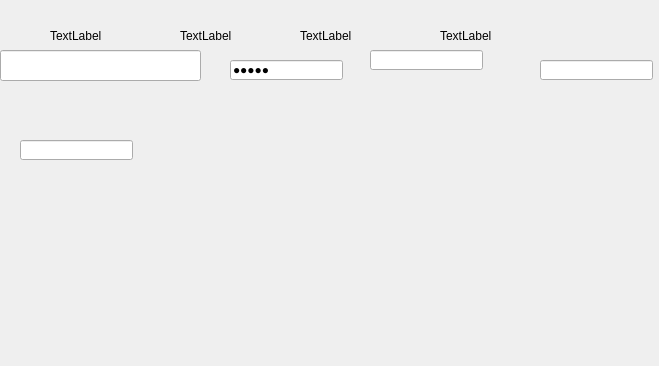
<?xml version="1.0" encoding="UTF-8"?>
<ui version="4.0">
 <class>MyWidget</class>
 <widget class="QWidget" name="MyWidget">
  <property name="geometry">
   <rect>
    <x>0</x>
    <y>0</y>
    <width>659</width>
    <height>366</height>
   </rect>
  </property>
  <property name="windowTitle">
   <string>MyWidget</string>
  </property>
  <widget class="QLabel" name="label">
   <property name="geometry">
    <rect>
     <x>50</x>
     <y>30</y>
     <width>54</width>
     <height>12</height>
    </rect>
   </property>
   <property name="text">
    <string>TextLabel</string>
   </property>
  </widget>
  <widget class="QLabel" name="label_2">
   <property name="geometry">
    <rect>
     <x>180</x>
     <y>30</y>
     <width>54</width>
     <height>12</height>
    </rect>
   </property>
   <property name="text">
    <string>TextLabel</string>
   </property>
  </widget>
  <widget class="QLabel" name="label_3">
   <property name="geometry">
    <rect>
     <x>300</x>
     <y>30</y>
     <width>54</width>
     <height>12</height>
    </rect>
   </property>
   <property name="text">
    <string>TextLabel</string>
   </property>
  </widget>
  <widget class="QLabel" name="label_4">
   <property name="geometry">
    <rect>
     <x>440</x>
     <y>30</y>
     <width>54</width>
     <height>12</height>
    </rect>
   </property>
   <property name="text">
    <string>TextLabel</string>
   </property>
  </widget>
  <widget class="QLineEdit" name="lineEdit1">
   <property name="geometry">
    <rect>
     <x>0</x>
     <y>50</y>
     <width>201</width>
     <height>31</height>
    </rect>
   </property>
   <property name="inputMask">
    <string/>
   </property>
   <property name="echoMode">
    <enum>QLineEdit::Normal</enum>
   </property>
  </widget>
  <widget class="QLineEdit" name="lineEdit3">
   <property name="geometry">
    <rect>
     <x>370</x>
     <y>50</y>
     <width>113</width>
     <height>20</height>
    </rect>
   </property>
  </widget>
  <widget class="QLineEdit" name="lineEdi2">
   <property name="geometry">
    <rect>
     <x>230</x>
     <y>60</y>
     <width>113</width>
     <height>20</height>
    </rect>
   </property>
   <property name="inputMask">
    <string>&quot;&gt;AA&quot; ; </string>
   </property>
   <property name="echoMode">
    <enum>QLineEdit::Password</enum>
   </property>
  </widget>
  <widget class="QLineEdit" name="lineEdit4">
   <property name="geometry">
    <rect>
     <x>540</x>
     <y>60</y>
     <width>113</width>
     <height>20</height>
    </rect>
   </property>
  </widget>
  <widget class="QLineEdit" name="lineEdit_5">
   <property name="geometry">
    <rect>
     <x>20</x>
     <y>140</y>
     <width>113</width>
     <height>20</height>
    </rect>
   </property>
  </widget>
 </widget>
 <layoutdefault spacing="6" margin="11"/>
 <resources/>
 <connections/>
</ui>
